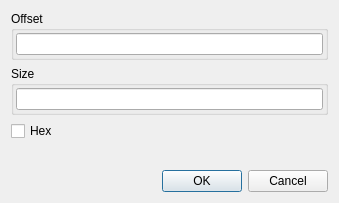
<?xml version="1.0" encoding="UTF-8"?>
<ui version="4.0">
 <class>DialogRemove</class>
 <widget class="QDialog" name="DialogRemove">
  <property name="windowModality">
   <enum>Qt::ApplicationModal</enum>
  </property>
  <property name="geometry">
   <rect>
    <x>0</x>
    <y>0</y>
    <width>339</width>
    <height>203</height>
   </rect>
  </property>
  <property name="windowTitle">
   <string>Remove</string>
  </property>
  <property name="modal">
   <bool>true</bool>
  </property>
  <layout class="QVBoxLayout" name="verticalLayout">
   <item>
    <widget class="QGroupBox" name="groupBoxOffset">
     <property name="title">
      <string>Offset</string>
     </property>
     <layout class="QHBoxLayout" name="horizontalLayout_5">
      <property name="spacing">
       <number>6</number>
      </property>
      <property name="leftMargin">
       <number>2</number>
      </property>
      <property name="topMargin">
       <number>2</number>
      </property>
      <property name="rightMargin">
       <number>2</number>
      </property>
      <property name="bottomMargin">
       <number>2</number>
      </property>
      <item>
       <widget class="XLineEditHEX" name="lineEditOffset"/>
      </item>
     </layout>
    </widget>
   </item>
   <item>
    <widget class="QGroupBox" name="groupBoxSize">
     <property name="title">
      <string>Size</string>
     </property>
     <layout class="QHBoxLayout" name="horizontalLayout_2">
      <property name="spacing">
       <number>6</number>
      </property>
      <property name="leftMargin">
       <number>2</number>
      </property>
      <property name="topMargin">
       <number>2</number>
      </property>
      <property name="rightMargin">
       <number>2</number>
      </property>
      <property name="bottomMargin">
       <number>2</number>
      </property>
      <item>
       <widget class="XLineEditHEX" name="lineEditSize"/>
      </item>
     </layout>
    </widget>
   </item>
   <item>
    <layout class="QHBoxLayout" name="horizontalLayout_3">
     <item>
      <widget class="QCheckBox" name="checkBoxHex">
       <property name="text">
        <string>Hex</string>
       </property>
      </widget>
     </item>
     <item>
      <widget class="QLabel" name="labelStatus">
       <property name="sizePolicy">
        <sizepolicy hsizetype="Expanding" vsizetype="Preferred">
         <horstretch>0</horstretch>
         <verstretch>0</verstretch>
        </sizepolicy>
       </property>
       <property name="text">
        <string/>
       </property>
      </widget>
     </item>
    </layout>
   </item>
   <item>
    <spacer name="verticalSpacer">
     <property name="orientation">
      <enum>Qt::Vertical</enum>
     </property>
     <property name="sizeHint" stdset="0">
      <size>
       <width>20</width>
       <height>40</height>
      </size>
     </property>
    </spacer>
   </item>
   <item>
    <layout class="QHBoxLayout" name="horizontalLayout">
     <item>
      <spacer name="horizontalSpacer">
       <property name="orientation">
        <enum>Qt::Horizontal</enum>
       </property>
       <property name="sizeHint" stdset="0">
        <size>
         <width>40</width>
         <height>20</height>
        </size>
       </property>
      </spacer>
     </item>
     <item>
      <widget class="QPushButton" name="pushButtonOK">
       <property name="text">
        <string>OK</string>
       </property>
      </widget>
     </item>
     <item>
      <widget class="QPushButton" name="pushButtonCancel">
       <property name="text">
        <string>Cancel</string>
       </property>
      </widget>
     </item>
    </layout>
   </item>
  </layout>
 </widget>
 <customwidgets>
  <customwidget>
   <class>XLineEditHEX</class>
   <extends>QLineEdit</extends>
   <header>xlineedithex.h</header>
  </customwidget>
 </customwidgets>
 <resources/>
 <connections/>
</ui>
